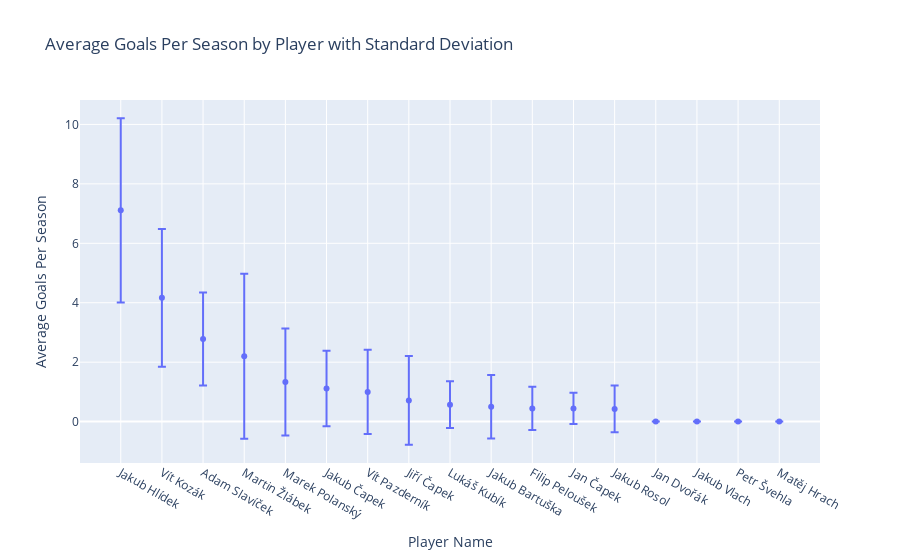

Notebook source saved alongside this figure:
### Code cell
# Calculate the sum of goals per player per season
season_player_stats = player_goals.groupby(['Player Name', 'Season'])['Goals'].sum().reset_index()

# Calculate the mean and standard deviation of goals per season for each player
season_player_avg_std = season_player_stats.groupby('Player Name')['Goals'].agg(['mean', 'std']).reset_index().sort_values(by='mean', ascending=False)
season_player_avg_std.columns = ['Player Name', 'Average Goals Per Season', 'STD Goals Per Season']

fig = px.scatter(
    season_player_avg_std,
    y='Average Goals Per Season',
    x='Player Name',
    error_y='STD Goals Per Season',
    title='Average Goals Per Season by Player with Standard Deviation'
)
fig.show()

### Figure 1 — Plotly figure (JSON) as saved in the notebook; plotly's stock layout.template omitted (floating-point values rounded to 4 significant figures)
{"data": [{"error_y": {"array": [3.1, 2.317, 1.563, 2.775, 1.803, 1.269, 1.414, 1.496, 0.7868, 1.069, 0.7265, 0.527, 0.7868, 0, 0, 0, 0]}, "hovertemplate": "Player Name=%{x}<br>Average Goals Per Season=%{y}<extra></extra>", "legendgroup": "", "marker": {"color": "#636efa", "symbol": "circle"}, "mode": "markers", "name": "", "orientation": "v", "showlegend": false, "type": "scatter", "x": ["Jakub Hlídek", "Vít Kozák", "Adam Slavíček", "Martin Žlábek", "Marek Polanský", "Jakub Čapek", "Vít Pazderník", "Jiří Čapek", "Lukáš Kubík", "Jakub Bartuška", "Filip Peloušek", "Jan Čapek", "Jakub Rosol", "Jan Dvořák", "Jakub Vlach", "Petr Švehla", "Matěj Hrach"], "xaxis": "x", "y": [7.111, 4.167, 2.778, 2.2, 1.333, 1.111, 1, 0.7143, 0.5714, 0.5, 0.4444, 0.4444, 0.4286, 0, 0, 0, 0], "yaxis": "y"}], "layout": {"legend": {"tracegroupgap": 0}, "title": {"text": "Average Goals Per Season by Player with Standard Deviation"}, "xaxis": {"anchor": "y", "domain": [0, 1], "title": {"text": "Player Name"}}, "yaxis": {"anchor": "x", "domain": [0, 1], "title": {"text": "Average Goals Per Season"}}}}
